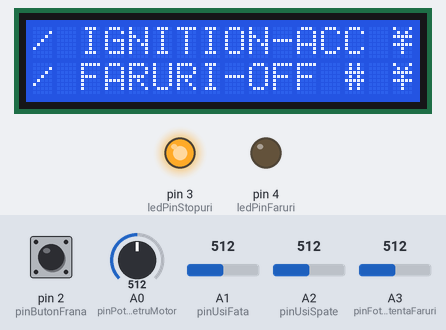
Bench run of a sketch on a simulated Arduino Uno, built with avr-gcc and run on an emulated ATmega328P. Parts: 16×2 character LCD, output pins drawn as LEDs (lit = HIGH). The test bench sets the inputs (shaded band); at power-on: A3 (pinFotorezistentaFaruri) = 512, pin 2 (pinButonFrana) HIGH, A0 (pinPotentiometruMotor) = 512, A1 (pinUsiFata) = 512, A2 (pinUsiSpate) = 512.

Above: at 1.2 s.
1.3 s: A3 (pinFotorezistentaFaruri) set to 499
At 2.3 s:
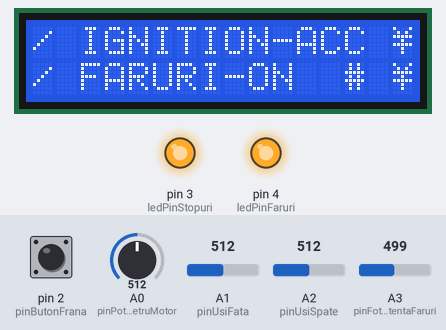
2.8 s: pin 2 (pinButonFrana) pulled LOW for 0.15 s
At 2.96 s:
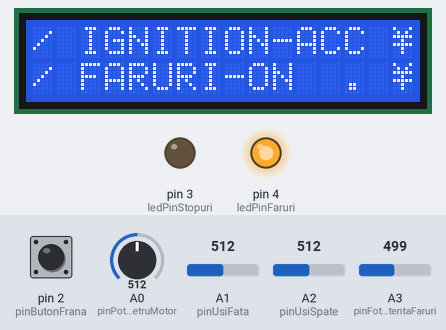
4.6 s: A0 (pinPotentiometruMotor) set to 611
6.1 s: A0 (pinPotentiometruMotor) set to 643
At 7.3 s:
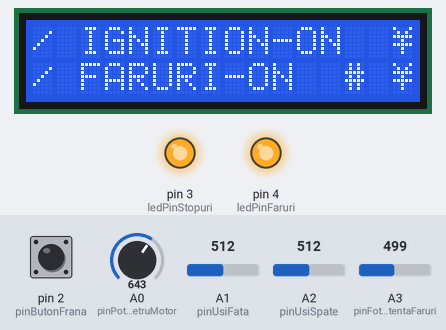
7.6 s: A1 (pinUsiFata) set to 533
At 8.8 s:
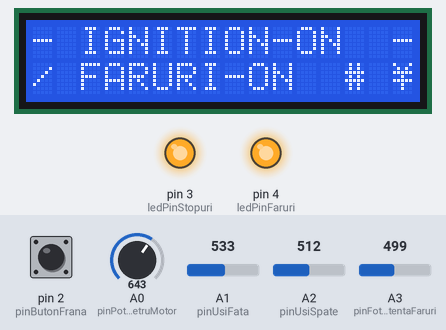
9.1 s: A2 (pinUsiSpate) set to 716
At 10.5 s:
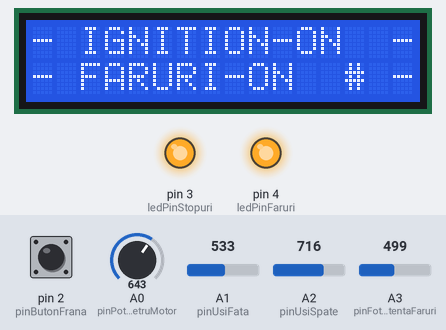
Timing chart, 0 to 11.6 s (numbered marks = the images above; inputs shaded):
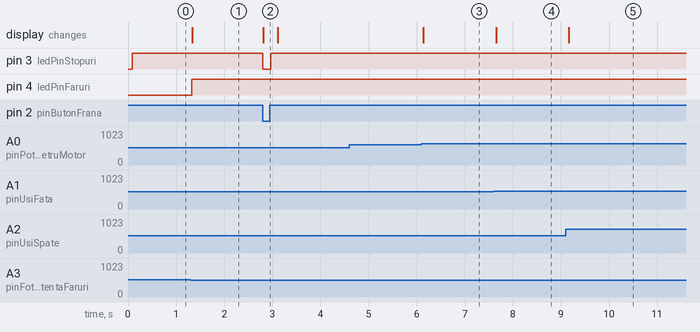

Measured:
- the behaviour switches between 512 and 511 on A3 (pinFotorezistentaFaruri) (found by bisection; images 0 and 1)
- the behaviour switches between 624 and 625 on A0 (pinPotentiometruMotor) (found by bisection; images 2 and 3)
- the behaviour switches between 521 and 522 on A1 (pinUsiFata) (found by bisection; images 3 and 4)
- after the input at 1.3 s, pin 4 (ledPinFaruri): LOW → HIGH at once; the display: changes at once (image 1)
- after the input at 2.8 s, pin 3 (ledPinStopuri): HIGH → LOW at once, → HIGH 0.16 s later; the display: changes at once (image 2)
- after the input at 4.6 s, every drawn part: stays the same
- after the input at 6.1 s, the display: changes at once (image 3)
- after the input at 7.6 s, the display: changes after 0.05 s (image 4)
- after the input at 9.1 s, the display: changes after 0.06 s (image 5)

The sketch:

proiect_oc1.ino
```cpp
// C++ code

#include <Adafruit_LiquidCrystal.h>

#define MOD_ACCESORII 30
#define MOD_PORNIT 60
#define FARURI_OPRITE 50
#define USA_DESCHISA 50

#define AFISAJ_USA_DESCHISA '-'
#define AFISAJ_USA_INCHISA_STANGA '/'
#define AFISAJ_USA_INCHISA_DREAPTA '\\'

#define AFISAJ_MOD_OPRIT "OFF"
#define AFISAJ_MOD_ACCESORII "ACC"
#define AFISAJ_MOD_PORNIT "ON "

#define AFISAJ_FRANA_NEACTIONATA '.'
#define AFISAJ_FRANA_ACTIONATA '#'

#define AFISAJ_FARURI_OPRITE "OFF"
#define AFISAJ_FARURI_PORNITE "ON "

#define MESAJ_MOTOR "IGNITION-"
#define MESAJ_FARURI "FARURI-"


/**********************
*	"masina_lcd.h"	  *
**********************/
#ifndef MASINA_LCD_H
#define MASINA_LCD_H

//structura descrie la ce pozitie apare un afisaj pe ecranul LCD 16x2
typedef struct coordonate_lcd {
	int index1;
  	int index2;
}CoordonateLCD;

//definirea functiilor din biblioteca "masina_lcd.h"

void afisare_mesaj_motor(CoordonateLCD coord_mesaj_motor);
void afisare_mesaj_faruri(CoordonateLCD coord_mesaj_faruri);
void afisare_usi_lcd(int procentaj_usa, CoordonateLCD c1, CoordonateLCD c2);
void afisare_mod_motor_lcd(int procentajMotor, CoordonateLCD coord_motor);
void afisare_frana_lcd(int procentajMotor, CoordonateLCD coord_frana);
void afisare_faruri_lcd(int procentajMotor, int procentajFaruri, CoordonateLCD coord_faruri);

#endif


/****************************
*	DEFINIRE PINI ARDUINO	*
****************************/
Adafruit_LiquidCrystal lcd_1(0);			//referinta la ecranul lcd
const int pin_photo = 9;					//pin arduino ce conecteaza ecranul lcd
const int pinButonFrana = 2;				//pin arduino buton frana
const int pinPotentiometruMotor = A0;		//pin arduino potentiometru motor
const int ledPinStopuri = 3;				//pin arduino stopuri
const int ledPinFaruri = 4;					//pin arduino faruri
const int pinFotorezistentaFaruri = A3;		//pin arduino fotorezistenta faruri
const int pinUsiFata = A1;					//pin arduino usi fata (stanga + dreapta)
const int pinUsiSpate = A2;					//pin arduino usi spate (stanga + dreapta)


/***************************
*	IMPLEMENTARE FUNCTII   *
***************************/
void afisare_mesaj_motor(CoordonateLCD coord_mesaj_motor) {
	lcd_1.setCursor(coord_mesaj_motor.index1, coord_mesaj_motor.index2);	//setam cursorul pe pozitia (coord_mesaj_motor.index1, coord_mesaj_motor.index2)
  	lcd_1.print(MESAJ_MOTOR);												//afisare indicator motor
}

void afisare_mesaj_faruri(CoordonateLCD coord_mesaj_faruri) {
	lcd_1.setCursor(coord_mesaj_faruri.index1, coord_mesaj_faruri.index2);	//setam cursorul pe pozitia (coord_mesaj_faruri.index1, coord_mesaj_faruri.index2)
    lcd_1.print(MESAJ_FARURI);												//afisare indicator faruri

}

void afisare_usi_lcd(int procentaj_usa, CoordonateLCD c1, CoordonateLCD c2) {
    if(procentaj_usa > USA_DESCHISA){
      lcd_1.setCursor(c1.index1, c1.index2);	//setam cursorul pe pozitia (c1.index1, c1.index2)
      lcd_1.print(AFISAJ_USA_DESCHISA);			//usa deschisa
      lcd_1.setCursor(c2.index1, c2.index2);	//setam cursorul pe pozitia (c2.ndex1, c2index2)
      lcd_1.print(AFISAJ_USA_DESCHISA);		    //usa deschisa
    } else {
      lcd_1.setCursor(c1.index1, c1.index2);	//setam cursorul pe pozitia (c1.index1, c1.index2)
      lcd_1.print(AFISAJ_USA_INCHISA_STANGA);	//usa inchisa
      lcd_1.setCursor(c2.index1, c2.index2); 	//setam cursorul pe pozitia (c2.index1, c2.index2)
      lcd_1.print(AFISAJ_USA_INCHISA_DREAPTA);	//usa inchisa
    }
}

void afisare_mod_motor_lcd(int procentajMotor, CoordonateLCD coord_motor) {

  	lcd_1.setCursor(coord_motor.index1, coord_motor.index2);	//setam cursorul pe pozitia 11.0

  	//daca valoarea potentiometrului este mai mica decat valoarea de atingere a modului accesorii
    if(procentajMotor <= MOD_ACCESORII) {
     	lcd_1.print(AFISAJ_MOD_OPRIT);			//mod oprit
    } else if(procentajMotor <= MOD_PORNIT) {	//valoarea este mai mica decat cea a motorului pornit
      	lcd_1.print(AFISAJ_MOD_ACCESORII);		//mod accesorii
    } else {
      	lcd_1.print(AFISAJ_MOD_PORNIT);			//mod pornit
    }
}

void afisare_frana_lcd(int procentajMotor, CoordonateLCD coord_frana) {
	lcd_1.setCursor(coord_frana.index1, coord_frana.index2);		 //setam cursorul pe pozitia 13.1
  	lcd_1.print(AFISAJ_FRANA_NEACTIONATA);							 //by default frana nu este actionata si afisam "."
    if(procentajMotor > MOD_ACCESORII) {							   	 //daca motorul este pornit
        if(digitalRead(pinButonFrana) == LOW){						 //daca frana nu este actionata, afisajul nu se schimba
          	digitalWrite(ledPinStopuri, LOW);
        } else {
          	digitalWrite(ledPinStopuri, HIGH);
          	lcd_1.setCursor(coord_frana.index1, coord_frana.index2); //setam cursorul pe pozitia 13.1
          	lcd_1.print(AFISAJ_FRANA_ACTIONATA);				 	 //cand frana este actionatata si motorul este pornit afisam "#"
        }
    }
}

void afisare_faruri_lcd(int procentajMotor, int procentajFaruri, CoordonateLCD coord_faruri) {
	if(procentajMotor > MOD_ACCESORII){				//daca motorul este cel putin in modul accesorii
        if(procentajFaruri < FARURI_OPRITE){		//daca fororezistenta faruri este sub valoarea setata pentru faruri oprite
          	digitalWrite(ledPinFaruri, HIGH);		//atunci pornim farurile
          	lcd_1.print(AFISAJ_FARURI_PORNITE);	    //pe lcd vom afisare mesajul "ON " dupa indicator faruri
        } else {									//in cazul in care valoarea este peste cea setata
          	digitalWrite(ledPinFaruri, LOW);		//farurile sunt stinse
          	lcd_1.print(AFISAJ_FARURI_OPRITE);	    //pe lcd vom afisare mesajul "OFF" dupa indicator faruri
        }
    } else {										//in cazul in care motorul este oprit
      	digitalWrite(ledPinFaruri, LOW);			//farurile sunt stinse
      	lcd_1.print(AFISAJ_FARURI_OPRITE);			//pe lcd vom afisare mesajul "OFF" dupa indicator faruri
    }
}

void setup() {
  	pinMode(pin_photo, INPUT);
  	Serial.begin(9600);
  	lcd_1.begin(16, 2);
    pinMode(ledPinStopuri, OUTPUT);
    pinMode(ledPinFaruri, OUTPUT);
    pinMode(pinButonFrana, INPUT);
}

void loop() {

  	/*******************
    *	CITIRE DATE	   *
	*******************/
  	int valoarePotentiometruMotor = analogRead(pinPotentiometruMotor);					//extragere date motor
    int procentajPotentiometruMotor = map(valoarePotentiometruMotor, 0, 1023, 0, 100);	//calculam procentajul

  	int dataFaruri = analogRead(pinFotorezistentaFaruri);		//extragere date faruri
  	int procentajFaruri = map(dataFaruri, 0, 1023, 0, 100);		//calculam procentajul fotorezistenta faruri

  	int dataUsiFata = analogRead(pinUsiFata);					//extragere date usi fata
  	int procentajUsiFata = map(dataUsiFata, 0, 1023, 0, 100);	//calculam procentajul fotorezistenta usi fata

  	int dataUsiSpate = analogRead(pinUsiSpate);					//extragere date usi spate
  	int procentajUsiSpate = map(dataUsiSpate, 0, 1023, 0, 100);	//calculam procentajul fotorezistenta usi spate

	/*******************************************
	*	TRANSMITEM INFORMATIA PE ECRANUL LCD   *
	*******************************************/
  	CoordonateLCD coord_mesaj_motor = {2, 0};
  	afisare_mesaj_motor(coord_mesaj_motor);

    CoordonateLCD coord_motor = {11, 0};
  	afisare_mod_motor_lcd(procentajPotentiometruMotor, coord_motor);

  	CoordonateLCD coord_mesaj_faruri = {2, 1};
  	afisare_mesaj_faruri(coord_mesaj_faruri);

  	CoordonateLCD coord_faruri = {9, 1};
  	afisare_faruri_lcd(procentajPotentiometruMotor, procentajFaruri, coord_faruri);

  	CoordonateLCD coord_frana = {13, 1};
  	afisare_frana_lcd(procentajPotentiometruMotor, coord_frana);

    CoordonateLCD coord_usa_stg_fata = {0, 0};
	CoordonateLCD coord_usa_dr_fata = {15, 0};
	afisare_usi_lcd(procentajUsiFata, coord_usa_stg_fata, coord_usa_dr_fata);

  	CoordonateLCD coord_usa_stg_spate = {0, 1};
	CoordonateLCD coord_usa_dr_spate = {15, 1};
  	afisare_usi_lcd(procentajUsiSpate, coord_usa_stg_spate, coord_usa_dr_spate);

}
```
